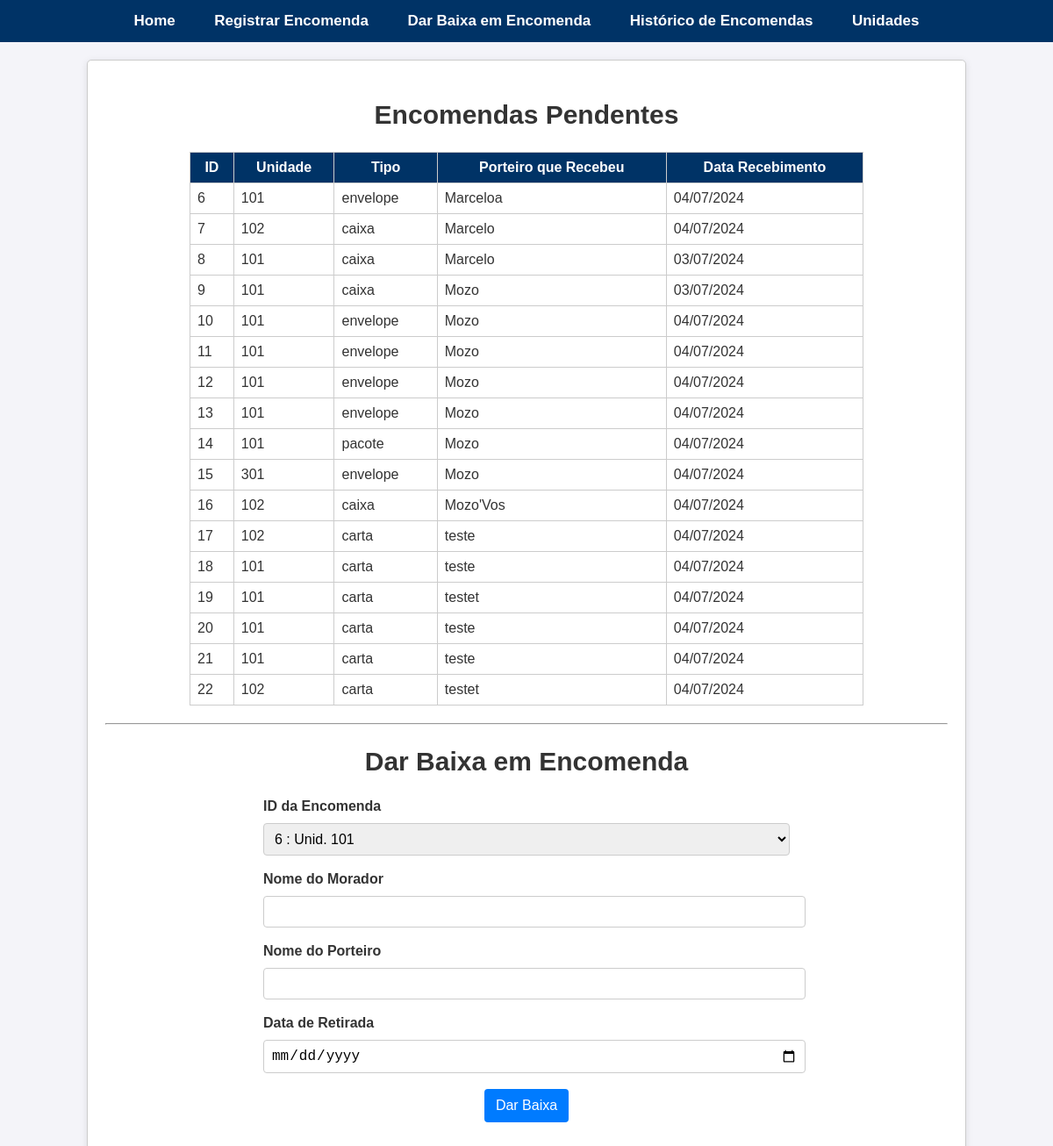
Page /dar_baixa on the committed database.
### app.py (models this page shows)
class Encomenda(db.Model):
    id = db.Column(db.Integer, primary_key=True)
    unidade_numero = db.Column(db.String(10), db.ForeignKey('unidade.numero'), nullable=False)
    tipo = db.Column(db.String(20), nullable=False)
    nome_porteiro_recebimento = db.Column(db.String(100), nullable=False)
    data_recebimento = db.Column(db.DateTime, nullable=False)
    nome_morador_retirada = db.Column(db.String(100))
    nome_porteiro_retirada = db.Column(db.String(100))
    data_retirada = db.Column(db.DateTime)
    retirada = db.Column(db.Boolean, default=False)  # Adicione esta linha se 'retirada' for um campo booleano

### app.py (the view, shortened to what this page needs)
@app.route('/dar_baixa', methods=['GET', 'POST'])
def dar_baixa():
    form = DarBaixaEncomendaForm()
    encomendas_pendentes = Encomenda.query.filter_by(retirada=False).all()
    form.encomenda_id.choices = [(encomenda.id, f'{encomenda.id} : Unid. {encomenda.unidade_numero}') for encomenda in encomendas_pendentes]
    return render_template('dar_baixa.html', form=form, encomendas_pendentes=encomendas_pendentes)

### app.py
class DarBaixaEncomendaForm(FlaskForm):
    encomenda_id = SelectField('ID da Encomenda', coerce=int, validators=[DataRequired()])
    nome_morador_retirada = StringField('Nome do Morador', validators=[DataRequired()])
    nome_porteiro_retirada = StringField('Nome do Porteiro', validators=[DataRequired()])
    data_retirada = DateField('Data de Retirada', format='%Y-%m-%d', validators=[DataRequired()])
    submit = SubmitField('Dar Baixa')

### app.py (called while the page is built)
@app.before_request
def before_request():
    db.create_all()

### templates/dar_baixa.html (shortened to what this page needs)
{% extends "base.html" %}
{% block content %}
    <div class="container">
        <h2 class="text-center">Encomendas Pendentes</h2>
        {% if encomendas_pendentes %}
        <table class="table">
            <thead>
                <tr>
                    <th>ID</th>
                    <th>Unidade</th>
                    <th>Tipo</th>
                    <th>Porteiro que Recebeu</th>
                    <th>Data Recebimento</th>
                </tr>
            </thead>
            <tbody>
                {% for encomenda in encomendas_pendentes %}
                <tr>
                    <td>{{ encomenda.id }}</td>
                    <td>{{ encomenda.unidade_numero }}</td>
                    <td>{{ encomenda.tipo }}</td>
                    <td>{{ encomenda.nome_porteiro_recebimento }}</td>
                    <td>{{ encomenda.data_recebimento.strftime('%d/%m/%Y') }}</td>
                </tr>
                {% endfor %}
            </tbody>
        </table>
        {% else %}
        <p class="text-center">Não há encomendas pendentes para dar baixa.</p>
        {% endif %}
        <hr>
        <h2 class="text-center">Dar Baixa em Encomenda</h2>
        <form id="darBaixaForm" method="POST" class="form">
            <div class="form-group">
                {{ form.encomenda_id.label }}
                {{ form.encomenda_id(class="form-control") }}
            </div>
            <br/>
            <div class="form-group">
                {{ form.nome_morador_retirada.label }}
                {{ form.nome_morador_retirada(class="form-control") }}
            </div>
            <br/>
            <div class="form-group">
                {{ form.nome_porteiro_retirada.label }}
                {{ form.nome_porteiro_retirada(class="form-control") }}
            </div>
            <br/>
            <div class="form-group">
                {{ form.data_retirada.label }}
                {{ form.data_retirada(class="form-control") }}
            </div>
            <br/>
            <center>
                <button type="submit" class="btn-submit">
                    Dar Baixa
                </button>
            </center>
        </form>
    </div>
{% endblock %}

### static/css/style.css (style rules this page uses)
body { font-family: Arial, sans-serif; margin: 0; padding: 0; background-color: #f4f4f9; color: #333; }
table { margin: 20px auto; width: 80%; border-collapse: collapse; border: 1px solid #ccc; background-color: #fff; }
table th, table td { border: 1px solid #ccc; padding: 8px; }
table th { background-color: #003366; color: white; font-weight: bold; }
form { margin: 20px auto; max-width: 600px; }
form label { display: block; margin-bottom: 5px; font-weight: bold; }
form input[type="text"], form input[type="date"], form select { width: 100%; padding: 8px; margin-top: 5px; border: 1px solid #ccc; border-radius: 4px; font-size: 16px; }
form button { background-color: #00509e; color: white; padding: 10px 20px; border: none; cursor: pointer; font-size: 16px; border-radius: 4px; text-align: center; }
.text-center { text-align: center; font-size: 30px; }
.btn-submit, .btn-cadastrar { display: inline-block; font-weight: 400; color: #fff; text-align: center; vertical-align: middle; user-select: none; background-color: #007bff; border: 1px solid transparent; padding: .375rem .75rem; font-size: 1rem; line-height: 1.5; border-radius: .25rem; transition: color .15s,background-color .15s,border-color .15s,box-shadow .15s; }

### rows in the picture
Encomenda: id "6", unidade_numero "101", tipo "envelope", nome_porteiro_recebimento "Marceloa", data_recebimento "04/07/2024"
Encomenda: id "7", unidade_numero "102", tipo "caixa", nome_porteiro_recebimento "Marcelo", data_recebimento "04/07/2024"
Encomenda: id "8", unidade_numero "101", tipo "caixa", nome_porteiro_recebimento "Marcelo", data_recebimento "03/07/2024"
Encomenda: id "9", unidade_numero "101", tipo "caixa", nome_porteiro_recebimento "Mozo", data_recebimento "03/07/2024"
Encomenda: id "10", unidade_numero "101", tipo "envelope", nome_porteiro_recebimento "Mozo", data_recebimento "04/07/2024"
Encomenda: id "11", unidade_numero "101", tipo "envelope", nome_porteiro_recebimento "Mozo", data_recebimento "04/07/2024"
Encomenda: id "12", unidade_numero "101", tipo "envelope", nome_porteiro_recebimento "Mozo", data_recebimento "04/07/2024"
Encomenda: id "13", unidade_numero "101", tipo "envelope", nome_porteiro_recebimento "Mozo", data_recebimento "04/07/2024"
Encomenda: id "14", unidade_numero "101", tipo "pacote", nome_porteiro_recebimento "Mozo", data_recebimento "04/07/2024"
Encomenda: id "15", unidade_numero "301", tipo "envelope", nome_porteiro_recebimento "Mozo", data_recebimento "04/07/2024"
Encomenda: id "16", unidade_numero "102", tipo "caixa", nome_porteiro_recebimento "Mozo'Vos", data_recebimento "04/07/2024"
Encomenda: id "17", unidade_numero "102", tipo "carta", nome_porteiro_recebimento "teste", data_recebimento "04/07/2024"
Encomenda: id "18", unidade_numero "101", tipo "carta", nome_porteiro_recebimento "teste", data_recebimento "04/07/2024"
Encomenda: id "19", unidade_numero "101", tipo "carta", nome_porteiro_recebimento "testet", data_recebimento "04/07/2024"
Encomenda: id "20", unidade_numero "101", tipo "carta", nome_porteiro_recebimento "teste", data_recebimento "04/07/2024"
Encomenda: id "21", unidade_numero "101", tipo "carta", nome_porteiro_recebimento "teste", data_recebimento "04/07/2024"
Encomenda: id "22", unidade_numero "102", tipo "carta", nome_porteiro_recebimento "testet", data_recebimento "04/07/2024"
